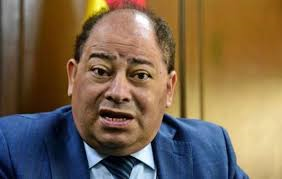
#> input picture Detectores/face_nor/romero.png, 282 x 179 px
$ python face_cascade_eyes.py
#> lines starting #> are read from the running program, lines starting #| are printed output that depends on the picture; after the words box and inside, x2 and y2 are one past the last pixel; in counts of white or black regions, pixels touching at a corner belong together
import cv2

def draw_found_faces(detected, image, color: tuple):
    for (x, y, width, height) in detected:
        cv2.rectangle(
            image,
            (x, y),
            (x + width, y + height),
            color,
            thickness=2
        )

# Cargar la imagen
image_path = "face_nor/romero.png"  # Reemplaza con la ruta a tu imagen
image = cv2.imread(image_path)
#> image is the input picture: shape (179, 282, 3); mean B, G, R 79.1, 102.6, 121.8

# Verificar si la imagen se cargó correctamente
if image is None:
    print("Error al cargar la imagen.")
    exit()

# Crear los objetos de los clasificadores en cascada
face_cascade = cv2.CascadeClassifier(cv2.data.haarcascades + "haarcascade_frontalface_default.xml")
eye_cascade = cv2.CascadeClassifier(cv2.data.haarcascades + "haarcascade_eye_tree_eyeglasses.xml")

# Convertir la imagen a escala de grises
grayscale_image = cv2.cvtColor(image, cv2.COLOR_BGR2GRAY)
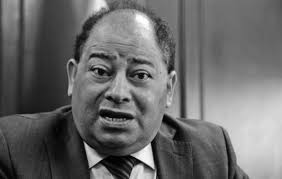
#> grayscale_image: shape (179, 282); min 0, max 255, mean 105.7

# Detectar todas las caras en la imagen
detected_faces = face_cascade.detectMultiScale(image=grayscale_image, scaleFactor=1.3, minNeighbors=4)
#> detected_faces = [[58, 24, 123, 123]]
detected_eyes = eye_cascade.detectMultiScale(image=grayscale_image, scaleFactor=1.3, minNeighbors=4)
#> detected_eyes = [[129, 65, 23, 23]]

# Dibujar rectángulos alrededor de las caras y ojos
draw_found_faces(detected_faces, image, (0, 0, 255))  # Rojo para las caras
#> the loop in draw_found_faces, `for (x, y, width, height) in detected:` made 1 pass
#> after the loop in draw_found_faces, `for (x, y, width, height) in detected:`:
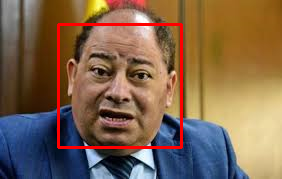
#> image: shape (179, 282, 3); 2.92% of pixels changed, all inside (x1, y1, x2, y2) = (57, 23, 183, 149)
draw_found_faces(detected_eyes, image, (0, 255, 0))   # Verde para los ojos
#> call 2 of draw_found_faces, with detected = array of shape (1, 4), color = (0, 255, 0)
#> the loop in draw_found_faces (call 2), `for (x, y, width, height) in detected:` made 1 pass
#> after the loop in draw_found_faces (call 2), `for (x, y, width, height) in detected:`:
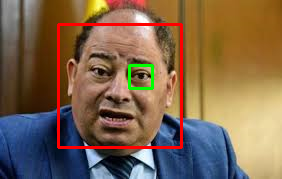
#> image: shape (179, 282, 3); 0.54% of pixels changed, all inside (x1, y1, x2, y2) = (128, 64, 154, 90)

# Mostrar la imagen con las detecciones
cv2.imshow('Detección de Rostros y Ojos', image)

# Esperar hasta que se presione una tecla
cv2.waitKey(0)

# Cerrar las ventanas de OpenCV
cv2.destroyAllWindows()

$ run again, with Detectores/face_nor/Amber.png copied over Detectores/face_nor/romero.png
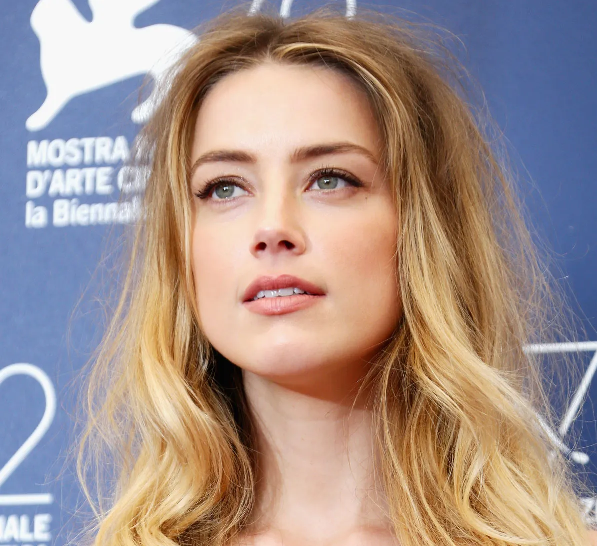
#> input picture Detectores/face_nor/Amber.png, 597 x 546 px
#> image is the input picture: shape (546, 597, 3); mean B, G, R 138.8, 145.2, 164.4
#> detected_faces = [[143, 74, 275, 275]]
#> detected_eyes = [[297, 149, 64, 64], [196, 162, 56, 56]]
#> the loop in draw_found_faces, `for (x, y, width, height) in detected:` made 1 pass
#> after the loop in draw_found_faces, `for (x, y, width, height) in detected:`:
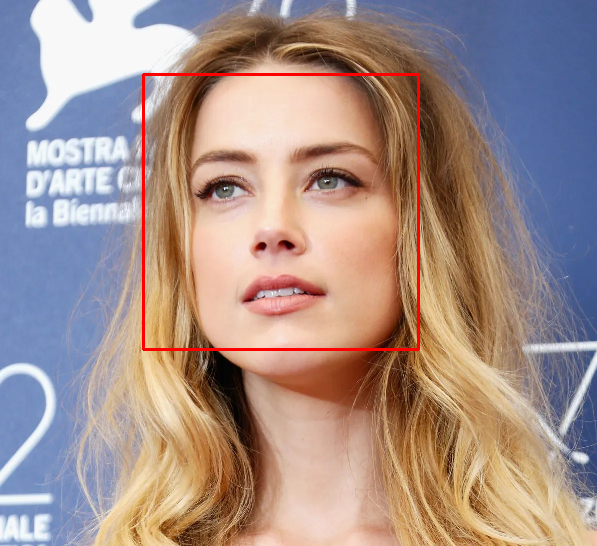
#> image: shape (546, 597, 3); 1.01% of pixels changed, all inside (x1, y1, x2, y2) = (142, 73, 420, 351)
#> the loop in draw_found_faces (call 2), `for (x, y, width, height) in detected:` made 2 passes
#> after the loop in draw_found_faces (call 2), `for (x, y, width, height) in detected:`:
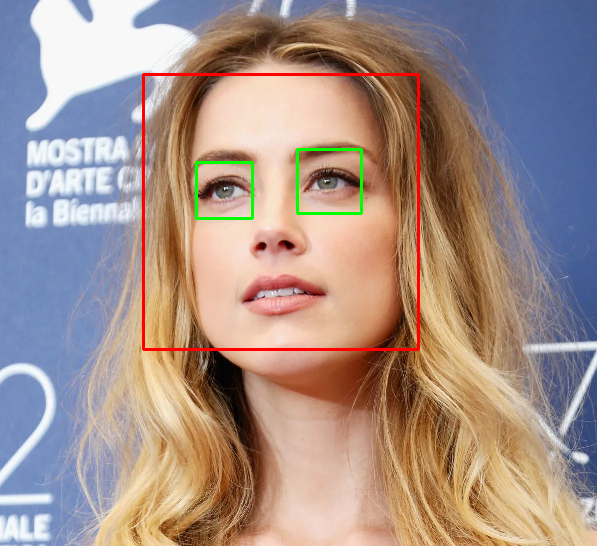
#> image: shape (546, 597, 3); 0.44% of pixels changed, all inside (x1, y1, x2, y2) = (195, 148, 363, 220)

$ run again, with Detectores/face_nor/Bradd.png copied over Detectores/face_nor/romero.png
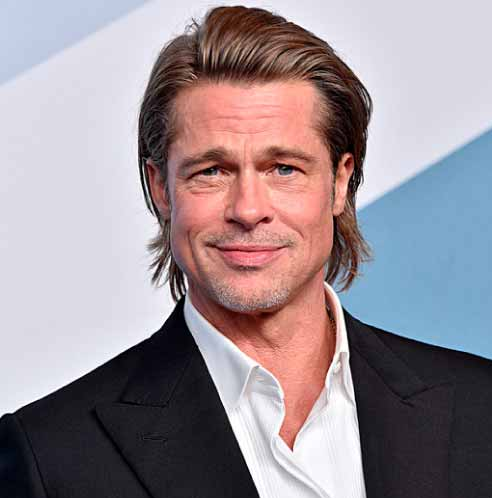
#> input picture Detectores/face_nor/Bradd.png, 492 x 498 px
#> image is the input picture: shape (498, 492, 3); mean B, G, R 148.7, 142.1, 154
#> detected_faces = [[136, 83, 218, 218]]
#> detected_eyes = [[263, 150, 42, 42]]
#> the loop in draw_found_faces, `for (x, y, width, height) in detected:` made 1 pass
#> after the loop in draw_found_faces, `for (x, y, width, height) in detected:`:
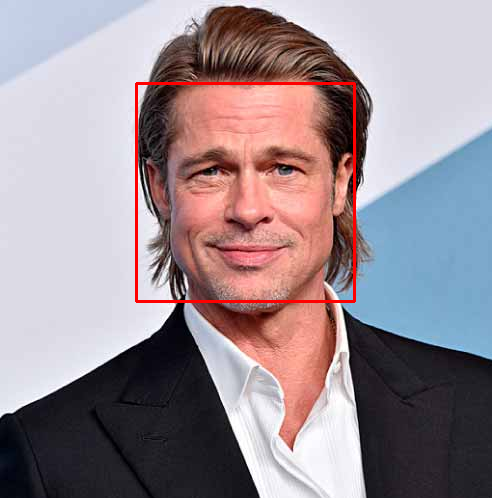
#> image: shape (498, 492, 3); 1.07% of pixels changed, all inside (x1, y1, x2, y2) = (135, 82, 356, 303)
#> the loop in draw_found_faces (call 2), `for (x, y, width, height) in detected:` made 1 pass
#> after the loop in draw_found_faces (call 2), `for (x, y, width, height) in detected:`:
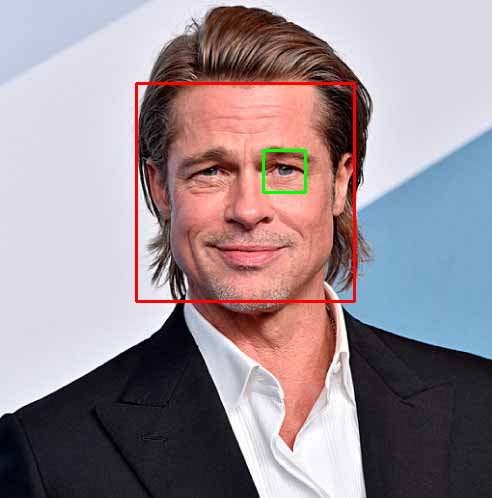
#> image: shape (498, 492, 3); 0.2% of pixels changed, all inside (x1, y1, x2, y2) = (262, 149, 307, 194)

$ run again, with Detectores/face_nor/amigos.png copied over Detectores/face_nor/romero.png
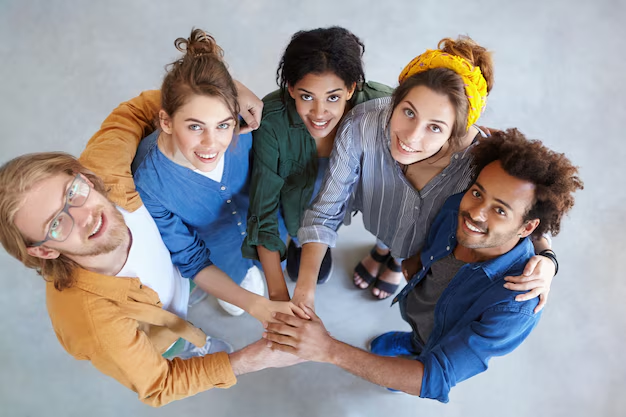
#> input picture Detectores/face_nor/amigos.png, 626 x 417 px
#> image is the input picture: shape (417, 626, 3); mean B, G, R 149.1, 147.2, 151.4
#> `grayscale_image = cv2.cvtColor(image, cv2.COLOR_BGR2GRAY)`:
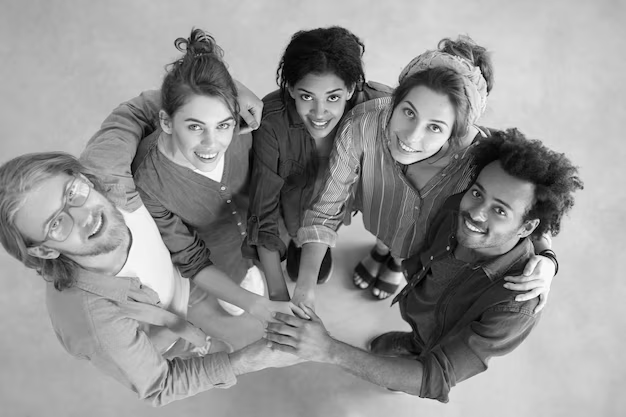
#> grayscale_image: shape (417, 626); min 0, max 254, mean 148.7
#> detected_faces = [[290, 76, 61, 61], [175, 100, 70, 70]]
#> detected_eyes = ()
#> the loop in draw_found_faces, `for (x, y, width, height) in detected:` made 2 passes
#> after the loop in draw_found_faces, `for (x, y, width, height) in detected:`:
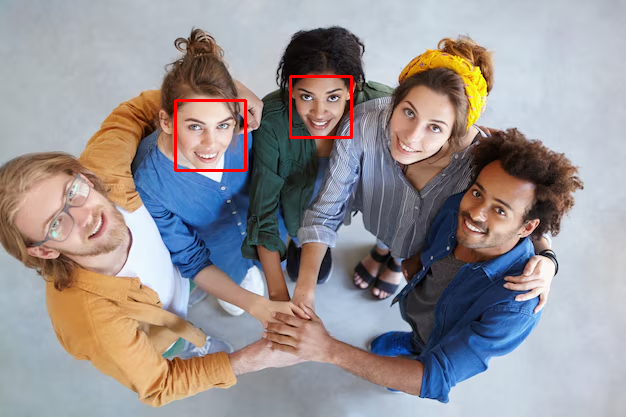
#> image: shape (417, 626, 3); 0.6% of pixels changed, all inside (x1, y1, x2, y2) = (174, 75, 353, 172)
